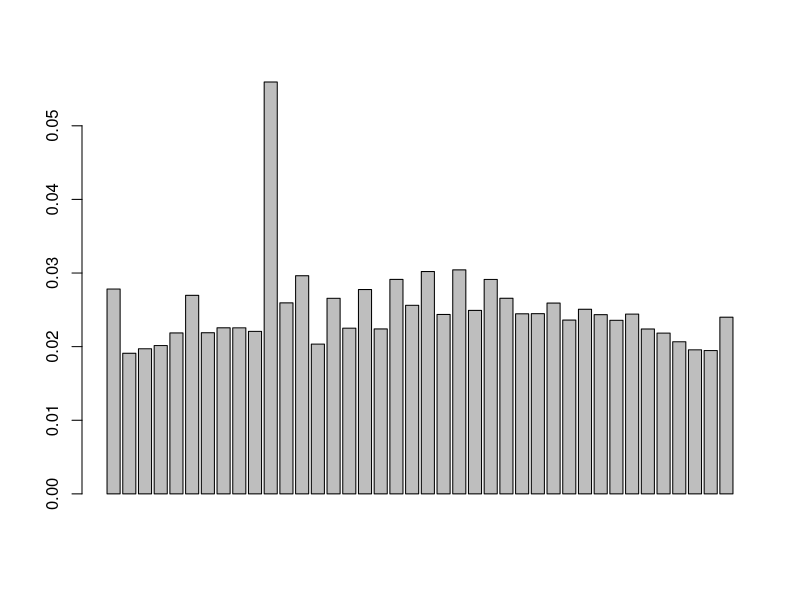

This figure's R source:
frequencies <- read.table("results.txt", sep = ",")
freq <- frequencies[,-41]
freq <- as.numeric(freq)
barplot(freq)
# axis(side = 1, at = seq_along(freq) - 0.5, tick = FALSE, labels = c(1:40))
# at_tick <- seq_len(length(count) + 1)
